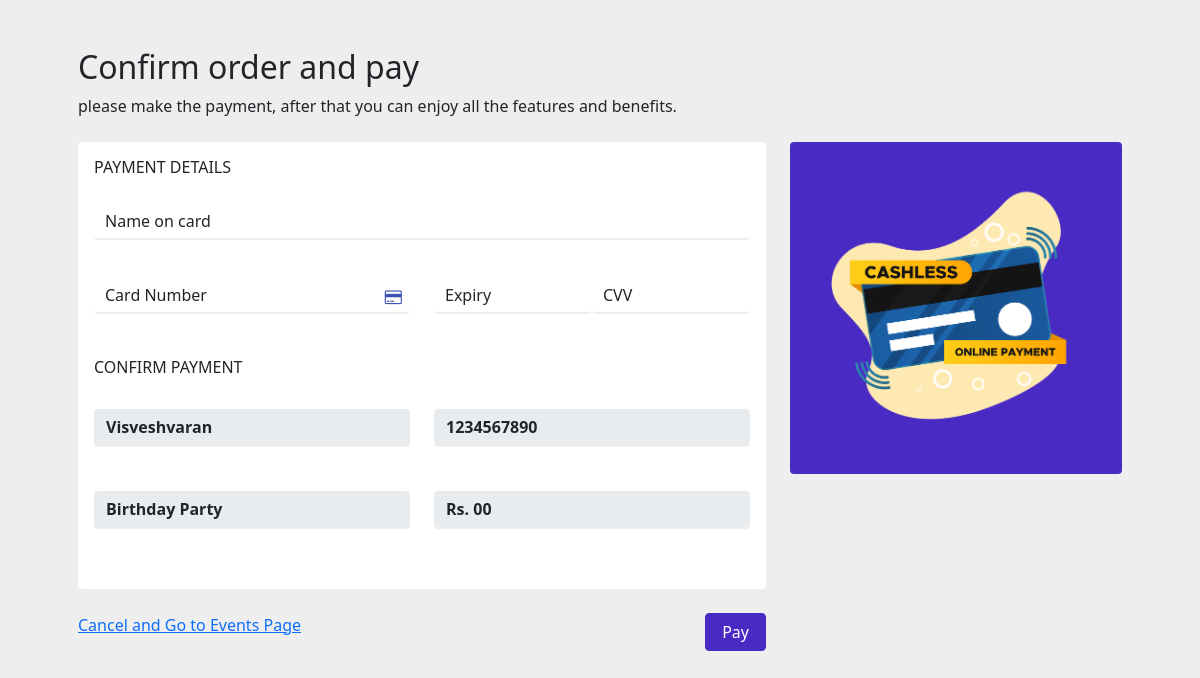
/FestHubWT/pay.php?ID=5, run on the app's committed database.
### tables this page shows
CREATE TABLE `users` (
  `user_id` int(11) NOT NULL,
  `fname` varchar(255) NOT NULL,
  `lname` varchar(255) NOT NULL,
  `email` varchar(255) NOT NULL,
  `dob` date NOT NULL,
  `gender` varchar(255) NOT NULL,
  `country` varchar(255) NOT NULL,
  `phone` bigint(20) NOT NULL
);

CREATE TABLE `events` (
  `image_id` int(11) NOT NULL,
  `image` varchar(200) NOT NULL,
  `image_text` text NOT NULL,
  `image_desc` text NOT NULL,
  `edate` date NOT NULL,
  `etime` varchar(50) NOT NULL,
  `location` varchar(50) NOT NULL,
  `price` varchar(30) NOT NULL
);

### FestHubWT/pay.php (the view, shortened to what this page needs)
<?php
  $db = mysqli_connect("localhost", "root", "", "festhub");
  $ID=$_GET['ID'];
  $result = mysqli_query($db, "SELECT * FROM events where image_id = $ID");
  $result1 = mysqli_query($db,"SELECT * FROM users ORDER BY user_id DESC LIMIT 1");
?>
<!DOCTYPE html>
<html>
<head>
    <link rel="stylesheet" type="text/css" href="https://cdn.jsdelivr.net/npm/bootstrap@5.0.0-alpha1/dist/css/bootstrap.min.css">
    <link rel="stylesheet" type="text/css" href="https://cdnjs.cloudflare.com/ajax/libs/font-awesome/4.7.0/css/font-awesome.min.css">
	<link rel="stylesheet" type="text/css" href="./css/pay.css">
</head>
<body>
<div class="container mt-5 px-5">
            <div class="mb-4">
                <h2>Confirm order and pay</h2>
            <span>please make the payment, after that you can enjoy all the features and benefits.</span>
            </div>
        <div class="row">
            <div class="col-md-8">
                <div class="card p-3">
                    <h6 class="text-uppercase">Payment details</h6>
                    <div class="inputbox mt-3"> <input type="text" name="name" class="form-control" required="required"> <span>Name on card</span> </div>
                    <div class="row">
                        <div class="col-md-6">
                            <div class="inputbox mt-3 mr-2"> <input type="text" name="name" class="form-control" required="required"> <i class="fa fa-credit-card"></i> <span>Card Number</span>
                            </div>
                        </div>
                        <div class="col-md-6">
                             <div class="d-flex flex-row">
                                 <div class="inputbox mt-3 mr-2"> <input type="text" name="name" class="form-control" required="required"> <span>Expiry</span> </div>
                              <div class="inputbox mt-3 mr-2"> <input type="text" name="name" class="form-control" required="required"> <span>CVV</span> </div>
                             </div>
                        </div>
                    </div>
                    <div class="mt-4 mb-4">
                        <h6 class="text-uppercase">Confirm Payment</h6>
                        <form>
                            <?php
                        while ($row = mysqli_fetch_assoc($result1)) {
                            echo "<div class='row mt-3'>";
                                echo "<div class='col-md-6'>";
                                echo "<div class='inputbox mt-3 mr-2'> <input type='text' name='fname' class='form-control' value='".$row['fname']."' readonly>  </div>";
                                echo "</div>";
                                echo "<div class='col-md-6'>";
                                echo "<div class='inputbox mt-3 mr-2'> <input type='text' name='phone' class='form-control' value='".$row['phone']."' readonly>  </div>";
                                echo "</div>";
                        }
                        ?>
                        </div>
                        <?php
                        while ($row = mysqli_fetch_assoc($result)) {
                            echo "<div class='row mt-2'>";
                                echo "<div class='col-md-6'>";
                                echo "<div class='inputbox mt-3 mr-2'> <input type='text' name='image_text' class='form-control' value='".$row['image_text']."' readonly>  </div>";
                                echo "</div>";
                                echo "<div class='col-md-6'>";
                                echo "<div class='inputbox mt-3 mr-2'> <input type='text' name='price' class='form-control' value='".$row['price']."' readonly>  </div>";
                                echo "</div>";
                        }
                        ?>
                        </form>
                        </div>
                    </div>
                </div>
                <div class="mt-4 mb-4 d-flex justify-content-between">
                            <a href="events.php"><span>Cancel and Go to Events Page</span></a>
                            <?php echo "<a class='btn btn-success px-3' href='ticket.php?ID={$ID}'> Pay </a>"; ?>
                        </div>
            </div>
            <div class="col-md-4">
                <div class="card card-blue p-3 color-white mb-3">
                    <img src="./img/pay.png">
                </div>
            </div>
        </div>
</body>
</html>

### FestHubWT/css/pay.css (style rules this page uses)
body { background-color: #eee; }
.container { height: 100vh; }
.card { border:none; }
.form-control { border-bottom: 2px solid #eee !important; border: none; font-weight: 600 }
.inputbox { position: relative; margin-bottom: 20px; width: 100% }
.inputbox span { position: absolute; top: 7px; left: 11px; transition: 0.5s }
.inputbox i { position: absolute; top: 13px; right: 8px; transition: 0.5s; color: #3F51B5 }
.card-blue { background-color: #492bc4; }
.btn-success { color: #fff; background-color: #492bc4; border-color:#492bc4; }

### data on the page
users: fname "Visveshvaran", phone "1234567890"
events: image_text "Birthday Party", price "Rs. 00"
